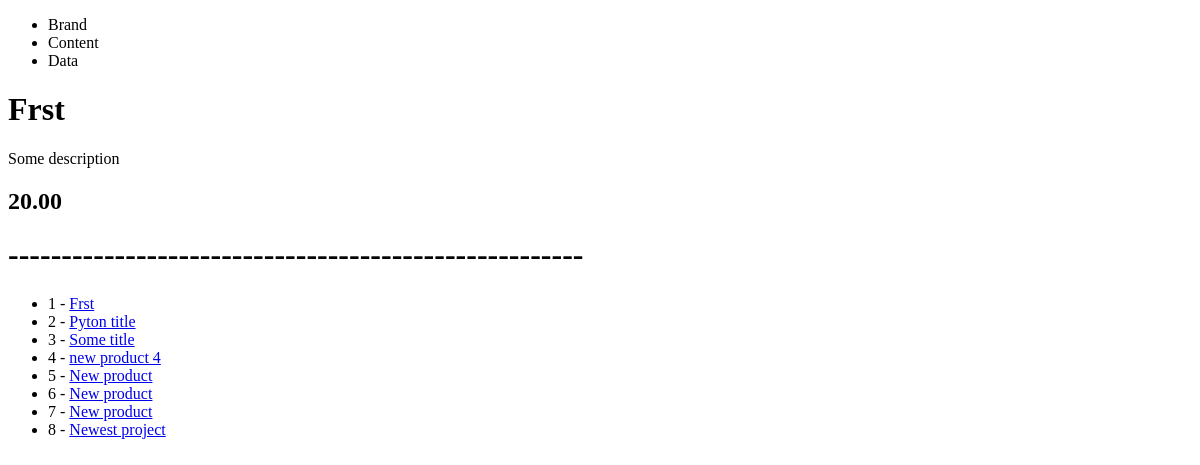
The app's page /productsbase/product/, older data.
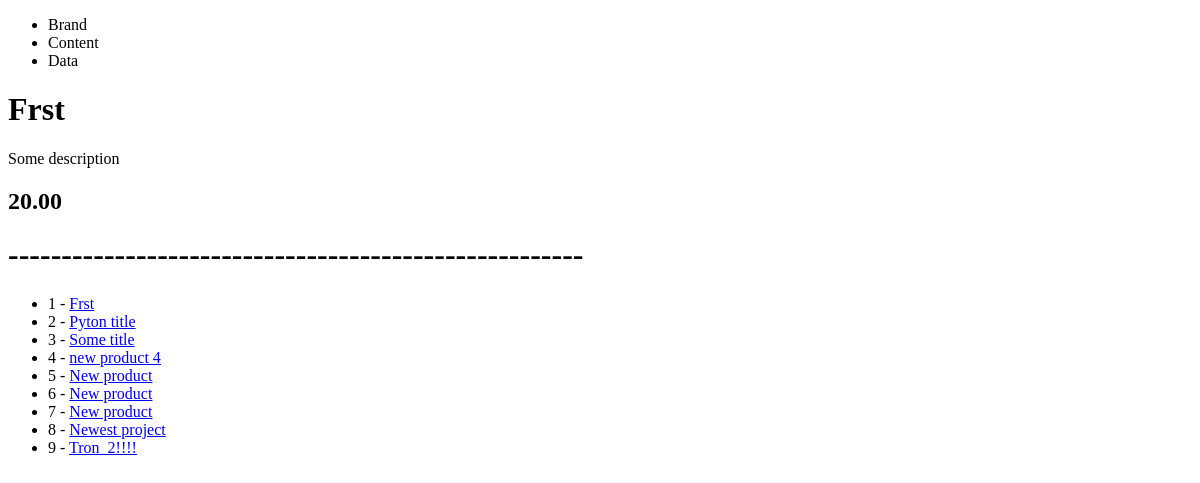
The same page, newer data.
### productsbase/models.py (models this page shows)
class base(models.Model):
    title = models.CharField(default='Some title', null=False, max_length=100)
    description = models.TextField(default='New description', null=False, max_length='255')
    price = models.DecimalField(default= 0, null=False, max_digits=50, decimal_places=2)
    summary = models.TextField(default='This is summary', max_length='100')
    featured = models.BooleanField(default='True')
    def get_absolute_url(self):
        return reverse('productsbase:my_dfs', kwargs={'my_id': self.id}) #f"/product/{self.id}/"

### productsbase/views.py (the view)
# urls.py: path('product/', product_detail_view, name='product'),
def product_detail_view(request):
    obj = get_object_or_404(base, id=1)
    obj2 = base.objects.all()
    """context = {
        'title': obj.title,
        'description': obj.description,
        'price': obj.price
    }"""
    context = {
        'obj': obj,
        'obj2': obj2,
    }
    return render(request, 'products/product_detail.html', context)

### productsbase/templates/products/product_detail.html (shortened to what this page needs)
{% extends 'base.html' %}
{% block content %}
<h1>{{ obj.title }}</h1>
<p>{{ obj.description }}</p>
<h2>{{ obj.price }}</h2>
<h1>------------------------------------------------------</h1>
<ul>
{% for elem in obj2 %}
    <li>{{ elem.id }} - <a href='{{ elem.get_absolute_url }}'>{{ elem.title }}</a></li>
{% endfor %}
</ul>
{% endblock %}

Row changes from the older to the newer data that the page shows:
added base: id "9", title "Tron_2!!!!"
